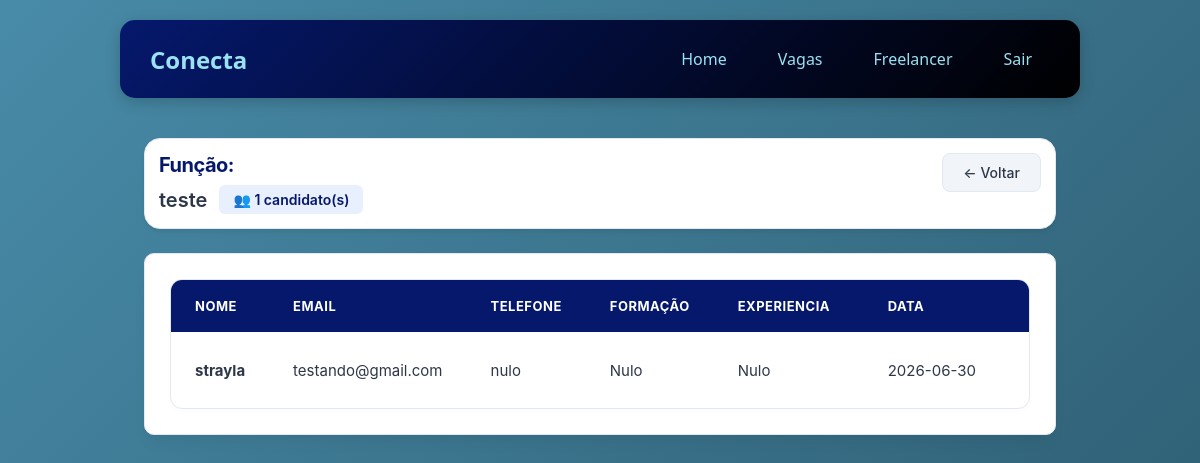
Page /vaga/4/candidatos (signed in) on the committed database.
### tables this page shows
CREATE TABLE vagas (
        id_vaga INTEGER PRIMARY KEY AUTOINCREMENT,
        titulo TEXT,
        descricao TEXT,
        salario REAL,
        cidade TEXT,
        regime TEXT,
        status TEXT DEFAULT 'ativa',
        data_publicacao TIMESTAMP DEFAULT CURRENT_TIMESTAMP,
        id_empresa INTEGER ,
        FOREIGN KEY (id_empresa) REFERENCES empresas (id_empresa)
    );

CREATE TABLE candidaturas (
        id_candidatura INTEGER PRIMARY KEY AUTOINCREMENT,
        id_funcionario INTEGER,
        id_vaga INTEGER,
        data_candidatura TIMESTAMP DEFAULT CURRENT_TIMESTAMP,
        status TEXT DEFAULT 'pendente',
        FOREIGN KEY (id_funcionario) REFERENCES funcionarios (id_funcionario) ON DELETE CASCADE,
        FOREIGN KEY (id_vaga) REFERENCES vagas (id_vaga) ON DELETE CASCADE,
        UNIQUE(id_funcionario, id_vaga)
    );

CREATE TABLE funcionarios (
        id_funcionario INTEGER PRIMARY KEY AUTOINCREMENT, 
        nome TEXT,
        email TEXT,
        senha TEXT,
        telefone TEXT,
        cpf TEXT NOT NULL UNIQUE    
    );

### routes/candidatar_se.py (the view)
@bp_candidatar_se.route('/vaga/<int:id_vaga>/candidatos')
def ver_candidatos(id_vaga):
    if 'usuario_id' not in session or session.get('tipo') != 'empresa':
        flash("Acesso não autorizado!", "erro")
        return redirect('/')
    vaga = Vaga.buscar(id_vaga)
    if not vaga:
        flash("Vaga não encontrada!", "erro")
        return redirect(url_for('vagas.empresa_vagas'))
    if vaga['id_empresa'] != session['usuario_id']:
        flash("Você não tem permissão para ver os candidatos desta vaga!", "erro")
        return redirect(url_for('vagas.empresa_vagas'))
    total_candidatos = Candidatura.contar_por_vaga(id_vaga)
    candidatos = Candidatura.listar_candidatos_por_vaga(id_vaga)
    return render_template('home/ver_candidatos.html',
                         vaga=vaga,
                         total_candidatos=total_candidatos,
                         candidatos=candidatos)

### CRUDs/candidatura.py (called while the page is built)
    @staticmethod
    def contar_candidatos_por_vaga(id_vaga):
        conn = get_connection()
        try:
            cursor = conn.cursor()
            cursor.execute('''
                SELECT COUNT(*) as total
                FROM candidaturas
                WHERE id_vaga = ?
            ''', (id_vaga,))
            resultado = cursor.fetchone()
            return resultado['total'] if resultado else 0
        finally:
            conn.close()

    @staticmethod
    def listar_candidatos_por_vaga(id_vaga):
        conn = get_connection()
        try:
            cursor = conn.cursor()
            cursor.execute('''
                SELECT f.id_funcionario, f.nome, f.email, f.telefone,
                    c.id_candidatura, c.data_candidatura, c.status,
                    rq.formacao, rq.ultimo_cargo, rq.tempo_experiencia
                FROM candidaturas c
                JOIN funcionarios f ON c.id_funcionario = f.id_funcionario
                LEFT JOIN respostas_questionario rq ON f.id_funcionario = rq.id_funcionario
                WHERE c.id_vaga = ?
                ORDER BY c.data_candidatura DESC
            ''', (id_vaga,))
            return cursor.fetchall()
        finally:
            conn.close()

### CRUDs/crud_vagas.py (called while the page is built)
    @staticmethod
    def buscar_por_id(id_vaga):
        conn = get_connection()
        try:
            cursor = conn.cursor()
            cursor.execute('''
                SELECT v.*, e.nome as empresa_nome
                FROM vagas v
                JOIN empresas e ON v.id_empresa = e.id_empresa
                WHERE v.id_vaga = ?
            ''', (id_vaga,))
            return cursor.fetchone()
        finally:
            conn.close()

    @staticmethod
    def buscar_competencias_vaga(id_vaga):
        conn = get_connection()
        try:
            cursor = conn.cursor()
            cursor.execute('''
                SELECT c.id_competencia, c.nome
                FROM vaga_competencias vc
                JOIN competencias c ON vc.id_competencia = c.id_competencia
                WHERE vc.id_vaga = ?
            ''', (id_vaga,))
            return cursor.fetchall()
        finally:
            conn.close()

### database/connect.py (called while the page is built)
def get_connection():
    conn = sqlite3.connect(Config.DB_PATH) # cria conexão
    conn.execute("PRAGMA foreign_keys = ON;") # ativa foreign keys
    conn.row_factory = sqlite3.Row  # retorna dicionário ao invés de tupla
    return conn # retorna conexão

### templates/home/ver_candidatos.html (shortened to what this page needs)
{% extends "menu.html" %}
{% block content %}
<div class="container-candidatos">
    <div class="header-candidatos">
        <div class="lado-esquerdo-header">
            <h1>Função:</h1>
            <div class="info-vaga">
                <span class="titulo-vaga">{{ vaga.titulo }}</span>
                <span class="total">👥 {{ total_candidatos if total_candidatos else 0 }} candidato(s)</span>
            </div>
        </div>
        <div class="lado-direito-header">
            <div class="acoes-header">
                 <a href="#" onclick="window.history.back(); return false;" class="btn-voltar">← Voltar</a>
            </div>
        </div>
    </div>
    <div class="corpo-candidatos">
        {% if candidatos and candidatos|length > 0 %}
            <div class="tabela-candidatos">
                <table>
                    <thead>
                        <tr>
                            <th>Nome</th>
                            <th>Email</th>
                            <th>Telefone</th>
                            <th>Formação</th>
                            <th>experiencia</th>
                            <th>Data</th>
                            <th>Status</th>
                        </tr>
                    </thead>
                    <tbody>
                        {% for candidato in candidatos %}
                        <tr>
                            <td><strong>{{ candidato.nome }}</strong></td>
                            <td>{{ candidato.email }}</td>
                            <td>{{ candidato.telefone if candidato.telefone else 'nulo' }}</td>
                            <td>{{ candidato.formacao if candidato.formacao else 'Nulo' }}</td>
                            <td>{{ candidato.ultimo_cargo if candidato.ultimo_cargo else 'Nulo' }}</td>
                            <td>{{ candidato.data_candidatura[:10] if candidato.data_candidatura else 'Data desconhecida' }}</td>
                            <td>
                            </td>
                        </tr>
                        {% endfor %}
                    </tbody>
                </table>
            </div>
        {% else %}
            <div class="sem-candidatos">
                <p>😕 Nenhum candidato se inscreveu para esta vaga ainda.</p>
                <p>Compartilhe esta vaga para atrair mais candidatos!</p>
            </div>
        {% endif %}
    </div>
</div>
<link rel="stylesheet" href="{{ url_for('static', filename='css/home/ver_candidatos.css') }}">
{% endblock %}

### static/css/home/homef.css (style rules this page uses)
* { margin: 0; padding: 0; box-sizing: border-box; }
body { font-family: 'Segoe UI', Tahoma, Geneva, Verdana, sans-serif; background: linear-gradient(135deg, #488BA8 0%, #2c5a6e 100%); min-height: 100vh; }

### static/css/home/ver_candidatos.css (style rules this page uses)
:root { --primary: #05186c; --primary-hover: #0a28a0; --primary-light: #e8f0fe; --accent: #99E2F2; --text-main: #2d3748; --text-muted: #718096; --bg-body: #f7fafc; --bg-card: #ffffff; --border-color: #e2e8f0; --status-pendente-bg: #fffaf0; --status-pendente-text: #b7791f; --status-aprovado-bg: #f0fff4; --status-aprovado-text: #38a169; --status-rejeitado-bg: #fff5f5; --status-rejeitado-text: #e53e3e; --transition-smooth: all 0.25s cubic-bezier(0.4, 0, 0.2, 1); --shadow-soft: 0 4px 6px -1px rgba(0, 0, 0, 0.05), 0 2px 4px -1px rgba(0, 0, 0, 0.03); --shadow-md: 0 10px 15px -3px rgba(0, 0, 0, 0.05), 0 4px 6px -2px rgba(0, 0, 0, 0.02); }
.container-candidatos { max-width: 1200px; margin: 40px auto; padding: 0 24px; font-family: -apple-system, BlinkMacSystemFont, "Segoe UI", Roboto, Helvetica, Arial, sans-serif; color: var(--text-main); box-sizing: border-box; }
.header-candidatos { background: var(--bg-card); border-radius: 16px; padding: 14px; margin-bottom: 24px; box-shadow: var(--shadow-soft); border: 1px solid var(--border-color); display: flex; justify-content: space-between; align-items: flex-start; gap: 24px; }
.lado-esquerdo-header { display: flex; flex-direction: column; align-items: flex-start; gap: 8px; flex: 1; }
.header-candidatos h1 { color: var(--primary); font-size: 20px; font-weight: 700; letter-spacing: -0.5px; margin: 0; text-align: left; }
.info-vaga { display: flex; flex-direction: row; align-items: center; justify-content: flex-start; gap: 12px; width: 100%; }
.info-vaga .titulo-vaga { font-size: 20px; font-weight: 600; color: var(--text-main); text-align: left; }
.info-vaga .total { font-weight: 600; color: var(--primary); background: var(--primary-light); padding: 6px 14px; border-radius: 6px; white-space: nowrap; font-size: 14px; }
.lado-direito-header { display: flex; align-items: flex-start; }
.acoes-header { display: flex; justify-content: flex-end; width: 100%; }
.btn-voltar { display: inline-flex; align-items: center; padding: 10px 20px; background: #f1f5f9; color: var(--text-main); border-radius: 8px; text-decoration: none; font-weight: 500; font-size: 14px; transition: var(--transition-smooth); border: 1px solid var(--border-color); }
.corpo-candidatos { background: var(--bg-card); border-radius: 10px; padding: 25px; box-shadow: var(--shadow-md); border: 1px solid var(--border-color); }
.tabela-candidatos { overflow-x: auto; border-radius: 12px; border: 1px solid var(--border-color); box-shadow: 0 2px 4px rgba(0, 0, 0, 0.02); }
.tabela-candidatos table { width: 100%; border-collapse: collapse; font-size: 15px; text-align: left; table-layout: auto; }
.tabela-candidatos thead { background: var(--primary); color: #ffffff; }
.tabela-candidatos th { padding: 18px 24px; font-weight: 700; text-transform: uppercase; font-size: 13px; letter-spacing: 0.5px; color: #ffffff; white-space: nowrap; }
.tabela-candidatos td { padding: 20px 24px; border-bottom: 1px solid var(--border-color); vertical-align: middle; color: var(--text-main); white-space: nowrap; }
.tabela-candidatos td:nth-child(5), .tabela-candidatos td:nth-child(6) { white-space: normal; min-width: 150px; max-width: 250px; }
.tabela-candidatos tbody tr { transition: var(--transition-smooth); }
.tabela-candidatos tbody tr:last-child td { border-bottom: none; }

### rows in the picture
vagas: titulo "teste"
candidaturas: nome "strayla", email "testando@gmail.com", telefone "nulo", formacao "Nulo", ultimo_cargo "Nulo", data_candidatura "2026-06-30"

### other values in the picture
{{ total_candidatos if total_candidatos else 0 }} "1"
